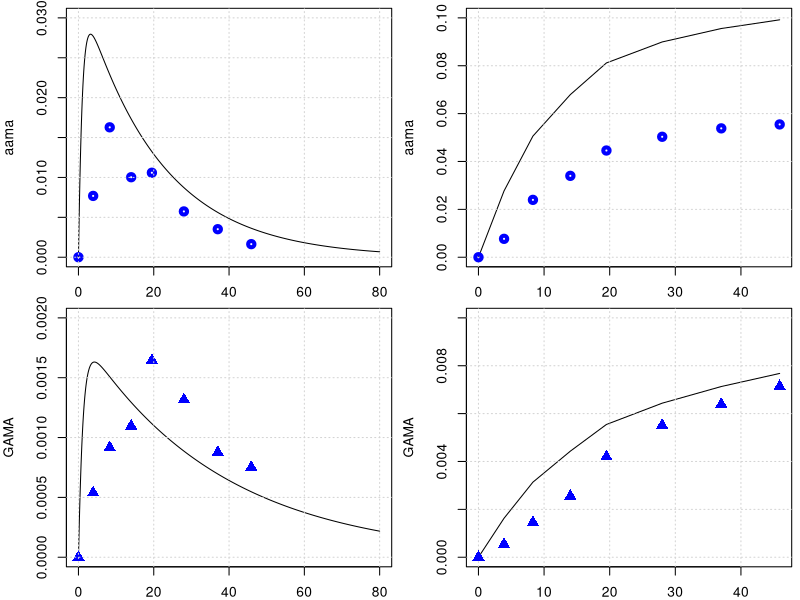

Write the R code that produced this figure.
library(deSolve)
library(minpack.lm)

graphics.off()

#body weight in kg
BW = 70 
# fractions of BW
##https://journals.sagepub.com/doi/pdf/10.1177/ANIB_32_3-4
F_B = 0.079 
F_B_AB = 0.35 #fraction: arterial blood of blood volume
F_B_VB = 0.65 #fraction: venous blood of blood volume
F_Li = 0.026
F_Ki = 0.0044
F_T = 1-(F_B+F_Li+F_Ki)
#organ volumes in L
V_AB <- BW*F_B*F_B_AB 
V_VB <- BW*F_B*F_B_VB 
V_T <- BW*F_T
V_Ki <- BW*F_Ki
V_Li <- BW*F_Li
#cardiac output in L/(kg*h)
##https://journals.sagepub.com/doi/pdf/10.1177/ANIB_32_3-4
QCC = 16        #12.5 # maybe 14 or 6.5 check?
Q_C = QCC*BW^0.75
#FQ_P = 2.5/100 Trine: We don't have a lung compartment in this model
FQ_Li = 0.19
FQ_Ki = 0.255 #total - there is also an aterial flow rate 
FQ_T = 1 -( FQ_Li + FQ_Ki) # +FQ_P) Trine: We don't have a lung compartment in this model
Q_Li <- Q_C*FQ_Li
Q_Ki <- Q_C*FQ_Ki
Q_T <- Q_C*FQ_T

# partition coefficient
pAA_TB = 0.2
pAA_KiB = 0.2
pAA_LiB = 1.5

pGA_TB = 0.97
pGA_LiB = 0.9
pGA_KiB = .3

#reaction rate constants 
k_AAuptake = 1 #1/h

k_onAA_T = 0.28 #1/h
k_onAA_B = 0.36 #1/h
k_onAA_Li = 0.71 #1/h
k_onAA_Ki = 0.83 #1/h

k_syn_GSH = 0.25 #mmol/h 
k_cl_GSH = 0.35 #1/h
k_onAA_GSH = 0.55 #L/(mmol h)
k_onGA_GSH = 0.8 #L/(mmol h)

k_onGA_T = 0.089 #1/h
k_onGA_B = 0.108 #1/h
k_onGA_Ki = k_onAA_T/2 #1/h
k_onGA_Li = 0.215 #1/h

k_exc_AAMA = 0.049      # 0.049 #1/h or 0.13 # this will change the shape
k_exc_GAMA = 0.027     # 0.077 #1/h  # or 0.027
k_exc_GAOH = 0.077     # 1/h
k_exc_GA <- 1.48       # 1/h Q_Ki*0.025
k_exc_AA <- 2

PL1 = 1.7     # !$'liver/blood partition AA'
PL2 = 0.9    # !$'liver/blood partition GA'

MW_aa = 71   # mg/mmol
MW_ga = 87   # mg/mmol

MW_GSH = 307.32 # mg/mmol

VMAXGC1 = 1   #!Vmax for GSH-AA conjugation mg/hr-kg^0.7
VMAXG1 = VMAXGC1/MW_aa*BW**0.7    # !$'Liver AA-GSH rate'

# Maximum velocity for enzymatic reaction 
V_max_p450 = 9 /MW_aa*BW^0.7  # 0.235 mg/h (Tien: AA to GA mmol/hr)
V_max_EH = 20 /MW_ga*BW^0.7  
KM_p450 = 10.0
KM_EH = 100.0
# maximum rate of GA and AA conjugation with GSH (mg/(h BW^0.7))
Vmax_GA_GSH <- 20*BW^0.7 # from the Sweeny  fitted   mg/h
Vmax_AA_GSH <- 22*BW^0.7 # from the Sweeny  fitted   mg/h

k_0_GSH = 7

AGSH0 = k_0_GSH * V_Li * MW_GSH

KMG1 = 100/MW_aa  #!Km with respect to AA for GSH conjugation mM
KMGG = 0.1        # !KM with respect to GSH for AA or GA conjugation with GSH mM
KMG2 = 100/MW_ga  #!Km with respect to GA for GSH conjugation mM


KPT_Li = 0.015    # !'protein turnover rate in liver'
KPT_Ki = 0.013    #  !'protein turnover rate in kidney'
KPTR = 0.013      # !'protein turnover rate in rpt'
KPTS = 0.0039     # !'protein turnover rate in spt'
KPTRB = 0.0039    # !'protein turnover rate in rbc'
KPTPL = 0.0039    # !'protein turnover rate in plasma'
# +++++++++++++++++++++++++++++++++++++++++++++++++++++++++++++++++
# create list of parameter
# +++++++++++++++++++++++++++++++++++++++++++++++++++++++++++++++++
params <- unlist(c(data.frame(pAA_TB, pAA_LiB, pAA_KiB,
                              pGA_TB, pGA_LiB, pGA_KiB,
                              k_onAA_T, k_onAA_B, k_onAA_Li, k_onAA_GSH, k_onAA_Ki,
                              k_onGA_T, k_onGA_B, k_onGA_Li, k_onGA_Ki, k_exc_GA,
                              k_onGA_GSH, k_exc_AAMA, k_exc_GAMA, k_exc_GAOH,
                              k_cl_GSH, V_max_p450, KM_p450, V_max_EH, KM_EH,
                              k_AAuptake)
))
yini <- c(m_AA_AB = 0.0, m_GA_AB = 0.0, 
          a_pb_AA_B = 0 ,
          m_AA_VB = 0.0, m_GA_VB = 0.0,
          m_AA_Ki = 0.0, m_GA_Ki = 0.0, m_AA_dose = 0 ,
          m_AA_Li = 0.0, m_AAMA = 0.0,  #m_AAMA_urinary = 0.0,
          m_GA_Li = 0.0,
          a_pb_GA_Li   = 0.0,
          m_GAMA  = 0.0,
          #m_GAMA_urinary = 0.0, 
          m_GSH_Li = k_0_GSH * V_Li * MW_GSH, 
          m_AA_T = 0.0, m_GA_T = 0.0,
          m_GAOH = 0.0, 
          m_AA_out = 0.0,
          m_AA_accum = 0.0,
          m_AA_free = 0.0,
          m_AA_in = 0.0,
          m_GA_out = 0.0,
          m_GA_accum = 0.0,
          m_GA_free = 0.0,
          m_GA_in = 0.0,
          a_pb_AA_Ki = 0,
          a_pb_AA_Li = 0,
          a_pb_GA_Ki = 0
)
# ++++++++++++++++++++++++++++++++++++++++++++++++++++++++++++++++++
# PBPK model for Acrylamide 
# ++++++++++++++++++++++++++++++++++++++++++++++++++++++++++++++++++
PBPKmodelAA <- function(t,state,parameter){
  with(as.list(c(t,state,parameter)), {
    ########################################################################################  
    #----#---#  Model for aa  #---#---#
    # concentrations blood in the organs in mg/L
    c_AA_AB <- m_AA_AB/V_AB   
    c_AA_VB <- m_AA_VB/V_VB
    c_AA_T <- m_AA_T/V_T
    c_AA_Li <- m_AA_Li/V_Li*PL1 #Trine: Should we multiply with PL1 as we do for GA
    c_AA_Ki <- m_AA_Ki/V_Ki
    
    c_GSH_Li <- m_GSH_Li/V_Li
    
    # Blood
    #-----------------------------
    # units checked -> mg/h   
    dm_AA_AB <- Q_C*(c_AA_VB - c_AA_AB) -k_onAA_B*m_AA_AB
    # units checked -> mg/h   
    dm_AA_VB <- Q_T*(c_AA_T/pAA_TB) +Q_Li*(c_AA_Li/pAA_LiB) +Q_Ki*(c_AA_Ki/pAA_KiB) - Q_C*c_AA_VB -k_onAA_B*m_AA_VB
    
    # Trine: I added this. Can we make an overall turnover rate in blood? Is this correct? 
    da_pb_AA_B <- k_onAA_B*m_AA_AB + k_onAA_B*m_AA_VB - a_pb_AA_B*KPTRB
    
    # Kidney
    #---------------------------------
    # units checked -> mg/h   
    dm_AA_Ki <- Q_Ki*c_AA_AB -Q_Ki*(c_AA_Ki/pAA_KiB) -k_onAA_Ki*m_AA_Ki 
    
    # protein tunr over AA in Kidney
    da_pb_AA_Ki <- k_onAA_Ki*m_AA_Ki - a_pb_AA_Ki*KPT_Ki
    
    # units checked -> mg/h   
    dm_AA_dose <- -k_AAuptake*m_AA_dose
    
    # Liver
    #--------------------------------
    # units checked -> mg/h
    dm_GSH_Li <- k_0_GSH * V_Li * MW_GSH - k_cl_GSH*m_GSH_Li 
    
    # unit chekced mg/h 
    metAA_GSH <- Vmax_AA_GSH * c_AA_Li * c_GSH_Li / ((KMG1 + c_AA_Li) * (KMGG + c_GSH_Li))
    
    metAA_P450 <- V_max_p450 * MW_aa*c_AA_Li/ (KM_p450+c_AA_Li)
    
    # units checked -> mg/h  
    dm_AA_Li <- Q_Li*(c_AA_AB - c_AA_Li/pAA_LiB) + k_AAuptake*m_AA_dose - k_onAA_Li*m_AA_Li  - metAA_P450 - metAA_GSH 
    
    # protein tunr over AA in Liver
    da_pb_AA_Li <- k_onAA_Li*m_AA_Li - a_pb_AA_Li * KPT_Li
    
    # Tissue
    #--------------------------------------------------------------
    # units checked -> mg/h   
    dm_AA_T <- Q_T*(c_AA_AB - c_AA_T/pAA_TB) -k_onAA_T*m_AA_T
    
    # Urine
    #-------------------------------------------------------------
    # units checked -> mg/h   
    dm_AAMA <- metAA_GSH  - m_AAMA*k_exc_AAMA # Maria: The first term should be deleted
    
    dm_AA_out <- metAA_P450 + metAA_GSH
    dm_AA_in <- k_AAuptake*m_AA_dose
    dm_AA_accum <- k_onAA_B*m_AA_AB +k_onAA_B*m_AA_VB +k_onAA_T*m_AA_T +k_onAA_Li*m_AA_Li +k_onAA_Ki*m_AA_Ki
    dm_AA_free <- dm_AA_AB + dm_AA_VB +dm_AA_T +dm_AA_Li +dm_AA_Ki
    ########################################################################################  
    ########################################################################################    
    #----#---#  Model for Ga  #---#---#    
    #concentrations blood in the organs in mg/L
    c_GA_AB <- m_GA_AB/V_AB ;   c_GA_VB <- m_GA_VB/V_VB
    c_GA_T <- m_GA_T/V_T
    c_GA_Li <- m_GA_Li/(V_Li*PL2)
    c_GA_Ki <- m_GA_Ki/V_Ki
    # units checked -> mg/h   
    dm_GA_AB <- Q_C*(c_GA_VB - c_GA_AB) -k_onGA_B*m_GA_AB
    # units checked -> mg/h   
    dm_GA_VB <- Q_T*(c_GA_T/pGA_TB) +Q_Li*(c_GA_Li/pGA_LiB) +Q_Ki*(c_GA_Ki/pGA_KiB) - Q_C*c_GA_VB -k_onGA_B*m_GA_VB
    # units checked -> mg/h   
    dm_GA_Ki <- Q_Ki*c_GA_AB -Q_Ki*(c_GA_Ki/pGA_KiB) -k_onGA_Ki*m_GA_Ki 
    
    # protein tunr over AA in Kidney
    da_pb_GA_Ki <- k_onGA_Ki*m_GA_Ki - a_pb_GA_Ki*KPT_Ki
    
    # units checked -> mg/h
    metGA_GSH <- Vmax_GA_GSH * c_GSH_Li *c_GA_Li / (c_GA_Li + KMG2)/(c_GSH_Li + KMGG)
    metGA_EH <- V_max_EH *MW_ga *c_GA_Li / (KM_EH + c_GA_Li)
    # units checked -> mg/h 
    dm_GA_Li <- Q_Li*(c_GA_AB - c_GA_Li/pGA_LiB) - k_onGA_Li*m_GA_Li + metAA_P450 - metGA_GSH -metGA_EH 
    
    # protein tunr over GA in Liver
    da_pb_GA_Li = k_onGA_Li*m_GA_Li - a_pb_GA_Li*KPT_Li 
    
    # units checked -> mg/h, 
    dm_GAMA <-  metGA_GSH  -m_GAMA*k_exc_GAMA
    
    dm_GA_T <- Q_T*(c_GA_AB - c_GA_T/pGA_TB) -k_onGA_T*m_GA_T
    
    dm_GAOH <- metGA_EH -m_GAOH*k_exc_GAMA
    
    dm_GA_out <- metGA_GSH + metGA_EH 
    dm_GA_in <- metAA_P450
    dm_GA_accum <- k_onGA_B*m_GA_AB +k_onGA_B*m_GA_VB +k_onGA_T*m_GA_T +k_onGA_Li*m_GA_Li +k_onGA_Ki*m_GA_Ki
    dm_GA_free <- dm_GA_AB + dm_GA_VB +dm_GA_T +dm_GA_Li +dm_GA_Ki 
    
    
    return(list(c(dm_AA_AB,  dm_GA_AB,
                  da_pb_AA_B,
                  dm_AA_VB,    dm_GA_VB,
                  dm_AA_Ki,  dm_GA_Ki,  dm_AA_dose,
                  dm_AA_Li,
                  dm_AAMA,   
                  dm_GA_Li, da_pb_GA_Li, dm_GAMA,
                  dm_GSH_Li, dm_AA_T,   dm_GA_T,
                  dm_GAOH,
                  dm_AA_in,
                  dm_AA_out,
                  dm_AA_accum,
                  dm_AA_free,
                  dm_GA_out,
                  dm_GA_accum,
                  dm_GA_free,
                  dm_GA_in,
                  da_pb_AA_Ki,
                  da_pb_AA_Li,
                  da_pb_GA_Ki
    )))
  })
}
PBPKmodelAA <- compiler::cmpfun(PBPKmodelAA)



################################################################
# manual readout from Kopp and Dekant 2009
################################################################
times <- seq(from = 0, to = 80, by = 0.1)
diet <- data.frame(var = "m_AA_dose", method = "add",
                   time = c(0.0),  value = 0.5 *BW /1000 )  # dose of 0.05 microg/kg bw
out <- ode(y = yini, times = times, func = PBPKmodelAA, parms = params, events = list(data = diet))
yobs_urine <- data.frame(
  time = c(0.0, 3.9, 8.3, 14, 19.5, 28, 37, 45.9),
  AAMA = c(0.0/1000000, 32.8/1000000, 69.5/1000000, 42.8/1000000, 45.2/1000000, 24.5/1000000, 15/1000000, 7/1000000)*234.28, #https://pubchem.ncbi.nlm.nih.gov/compound/N-Acetyl-S-_2-carbamoylethyl_-L-cysteine
  GAMA = c(0.0, 2.15*1e-6, 3.66*1e-6, 4.38*1e-6, 6.57*1e-6, 5.26*1e-6, 3.50*1e-6, 3.0*1e-6)*250.27
)
# plot for AAMA in urinary
par(mfrow=c(2,2),mar=c(2,4,.5,.5))
plot(out[,'time'], out[,'m_AAMA']   ,type = 'l',xlab = 'time', ylab = 'aama', ylim = c(0,.03) )
points(yobs_urine$time, yobs_urine$AAMA , col="blue", lwd = 4) ; grid()
time_points_measure_unrine = c(1, 40, 84, 141, 196, 280 , 371, 460)
tamtam = out[,'m_AAMA'][time_points_measure_unrine ]
plot(yobs_urine$time, cumsum( tamtam ),type = 'l', ylab = 'aama', ylim = c(0,.1), xlab = 'time' ); grid()
points(yobs_urine$time, cumsum(yobs_urine$AAMA) , col="blue", lwd = 4)

# plot for GAMA 
plot(out[,'time'], out[,'m_GAMA']  ,type = 'l',xlab = '', ylab = 'GAMA', ylim = c(0,.002) )
points(yobs_urine$time, yobs_urine$GAMA , col="blue", cex = 1.5, pch = 17); grid()
time_points_measure_unrine = c(1, 40, 84, 141, 196, 280 , 371, 460)
tamtam = out[,'m_GAMA'][time_points_measure_unrine ]
plot(yobs_urine$time, cumsum( tamtam ),type = 'l',xlab = '', ylab = 'GAMA', ylim = c(0,.01) ); grid()
points(yobs_urine$time, cumsum(yobs_urine$GAMA) , col="blue",cex = 1.5, pch = 17)
